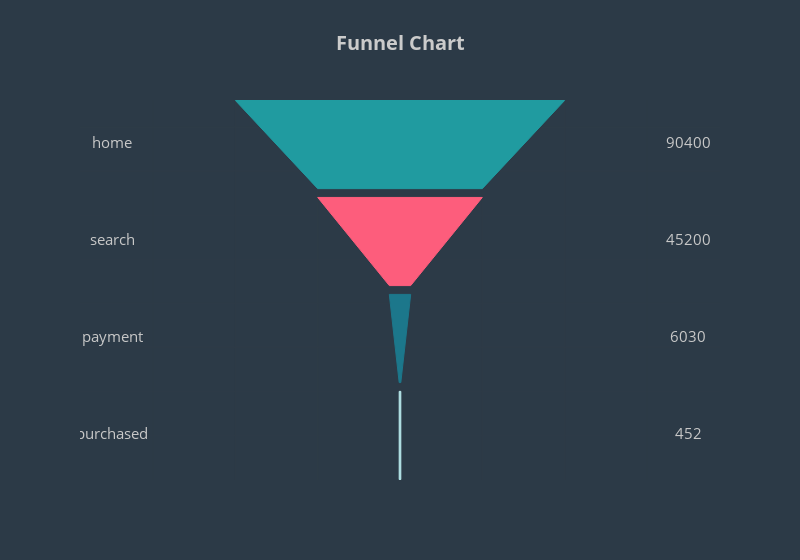

The notebook cell saved with this chart:
### Code cell
from __future__ import division
values = [len(home_page),len(search_page),len(payment_page),len(payment_confirmation)]
phases = ['home','search','payment','purchased']

colors = ['rgb(32,155,160)', 'rgb(253,93,124)', 'rgb(28,119,139)', 'rgb(182,231,235)', 'rgb(35,154,160)']
n_phase = len(phases)
plot_width = 400

# height of a section and difference between sections 
section_h = 100
section_d = 10

# multiplication factor to calculate the width of other sections
unit_width = plot_width / max(values)

# width of each funnel section relative to the plot width
phase_w = [int(value * unit_width) for value in values]

# plot height based on the number of sections and the gap in between them
height = section_h * n_phase + section_d * (n_phase - 1)

# list containing all the plot shapes
shapes = []

# list containing the Y-axis location for each section's name and value text
label_y = []

for i in range(n_phase):
        if (i == n_phase-1):
                points = [phase_w[i] / 2, height, phase_w[i] / 2, height - section_h]
        else:
                points = [phase_w[i] / 2, height, phase_w[i+1] / 2, height - section_h]

        path = 'M {0} {1} L {2} {3} L -{2} {3} L -{0} {1} Z'.format(*points)

        shape = {
                'type': 'path',
                'path': path,
                'fillcolor': colors[i],
                'line': {
                    'width': 1,
                    'color': colors[i]
                }
        }
        shapes.append(shape)
        
        # Y-axis location for this section's details (text)
        label_y.append(height - (section_h / 2))

        height = height - (section_h + section_d)
# For phase names
label_trace = go.Scatter(
    x=[-350]*n_phase,
    y=label_y,
    mode='text',
    text=phases,
    textfont=dict(
        color='rgb(200,200,200)',
        size=15
    )
)
 
# For phase values
value_trace = go.Scatter(
    x=[350]*n_phase,
    y=label_y,
    mode='text',
    text=values,
    textfont=dict(
        color='rgb(200,200,200)',
        size=15
    )
)

data1 = [label_trace, value_trace]
 
layout = go.Layout(
    title="<b>Funnel Chart</b>",
    titlefont=dict(
        size=20,
        color='rgb(203,203,203)'
    ),
    shapes=shapes,
    height=560,
    width=800,
    showlegend=False,
    paper_bgcolor='rgba(44,58,71,1)',
    plot_bgcolor='rgba(44,58,71,1)',
    xaxis=dict(
        showticklabels=False,
        zeroline=False,
    ),
    yaxis=dict(
        showticklabels=False,
        zeroline=False
    )
)
 
fig = go.Figure(data=data1, layout=layout)
py.iplot(fig)

### Figure 1 — Plotly figure (JSON) as saved in the notebook; plotly's stock layout.template omitted (floating-point values rounded to 4 significant figures)
{"data": [{"mode": "text", "text": ["home", "search", "payment", "purchased"], "textfont": {"color": "rgb(200,200,200)", "size": 15}, "type": "scatter", "x": [-350, -350, -350, -350], "y": [380, 270, 160, 50]}, {"mode": "text", "text": [90400, 45200, 6030, 452], "textfont": {"color": "rgb(200,200,200)", "size": 15}, "type": "scatter", "x": [350, 350, 350, 350], "y": [380, 270, 160, 50]}], "layout": {"height": 560, "paper_bgcolor": "rgba(44,58,71,1)", "plot_bgcolor": "rgba(44,58,71,1)", "shapes": [{"fillcolor": "rgb(32,155,160)", "line": {"color": "rgb(32,155,160)", "width": 1}, "path": "M 200.0 430 L 100.0 330 L -100.0 330 L -200.0 430 Z", "type": "path"}, {"fillcolor": "rgb(253,93,124)", "line": {"color": "rgb(253,93,124)", "width": 1}, "path": "M 100.0 320 L 13.0 220 L -13.0 220 L -100.0 320 Z", "type": "path"}, {"fillcolor": "rgb(28,119,139)", "line": {"color": "rgb(28,119,139)", "width": 1}, "path": "M 13.0 210 L 1.0 110 L -1.0 110 L -13.0 210 Z", "type": "path"}, {"fillcolor": "rgb(182,231,235)", "line": {"color": "rgb(182,231,235)", "width": 1}, "path": "M 1.0 100 L 1.0 0 L -1.0 0 L -1.0 100 Z", "type": "path"}], "showlegend": false, "title": "<b>Funnel Chart</b>", "titlefont": {"color": "rgb(203,203,203)", "size": 20}, "width": 800, "xaxis": {"showticklabels": false, "zeroline": false}, "yaxis": {"showticklabels": false, "zeroline": false}}}
